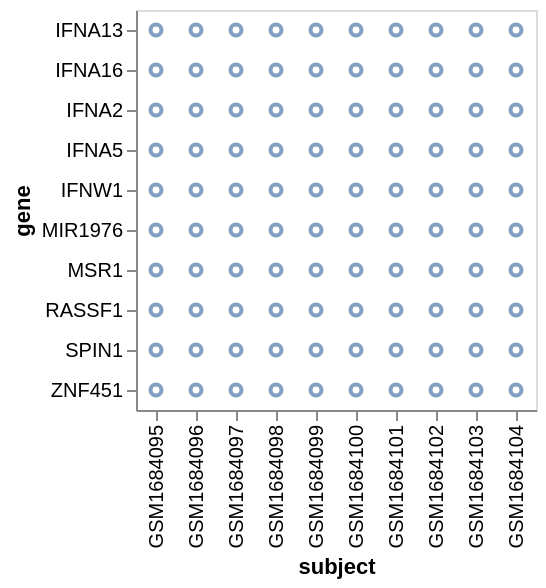

Notebook code for this chart:
### Markdown cell above
#### Codificando variables: Ejes X e Y

Ahora asignamos las columnas `subject` al eje X y `gene` al eje Y. El `:N` indica que son variables nominales (categóricas), lo que asegura que se traten como etiquetas discretas.

### Code cell
chart.mark_point().encode(
    alt.X('subject:N'),
    alt.Y('gene:N')
)

### Figure 1 — Vega-Lite specification as saved in the notebook (floating-point values rounded to 4 significant figures)
{"config": {"view": {"continuousWidth": 300, "continuousHeight": 300}}, "data": {"name": "data-5cd6747e846a5284609978f329e272dd"}, "mark": {"type": "point"}, "encoding": {"x": {"field": "subject", "type": "nominal"}, "y": {"field": "gene", "type": "nominal"}}, "$schema": "https://vega.github.io/schema/vega-lite/v5.20.1.json", "datasets": {"data-5cd6747e846a5284609978f329e272dd": [{"subject": "GSM1684095", "treatment": "control", "gene": "IFNA5", "expression": 83.13}, {"subject": "GSM1684095", "treatment": "control", "gene": "MSR1", "expression": 107.0}, {"subject": "GSM1684095", "treatment": "control", "gene": "IFNW1", "expression": 95.4}, {"subject": "GSM1684095", "treatment": "control", "gene": "RASSF1", "expression": 353.0}, {"subject": "GSM1684095", "treatment": "control", "gene": "IFNA16", "expression": 189.9}, {"subject": "GSM1684095", "treatment": "control", "gene": "ZNF451", "expression": 569.3}, {"subject": "GSM1684095", "treatment": "control", "gene": "SPIN1", "expression": 120.8}, {"subject": "GSM1684095", "treatment": "control", "gene": "IFNA2", "expression": 195.2}, {"subject": "GSM1684095", "treatment": "control", "gene": "IFNA13", "expression": 107.2}, {"subject": "GSM1684095", "treatment": "control", "gene": "MIR1976", "expression": 104.0}, {"subject": "GSM1684096", "treatment": "influenza", "gene": "MIR1976", "expression": 106.3}, {"subject": "GSM1684096", "treatment": "influenza", "gene": "IFNA13", "expression": 18970.0}, {"subject": "GSM1684096", "treatment": "influenza", "gene": "ZNF451", "expression": 432.3}, {"subject": "GSM1684096", "treatment": "influenza", "gene": "IFNA5", "expression": 10100.0}, {"subject": "GSM1684096", "treatment": "influenza", "gene": "IFNA16", "expression": 23060.0}, {"subject": "GSM1684096", "treatment": "influenza", "gene": "IFNW1", "expression": 8666.0}, {"subject": "GSM1684096", "treatment": "influenza", "gene": "SPIN1", "expression": 107.9}, {"subject": "GSM1684096", "treatment": "influenza", "gene": "MSR1", "expression": 108.8}, {"subject": "GSM1684096", "treatment": "influenza", "gene": "IFNA2", "expression": 24030.0}, {"subject": "GSM1684096", "treatment": "influenza", "gene": "RASSF1", "expression": 353.4}, {"subject": "GSM1684097", "treatment": "control", "gene": "IFNA16", "expression": 170.3}, {"subject": "GSM1684097", "treatment": "control", "gene": "SPIN1", "expression": 126.9}, {"subject": "GSM1684097", "treatment": "control", "gene": "MSR1", "expression": 94.98}, {"subject": "GSM1684097", "treatment": "control", "gene": "ZNF451", "expression": 304.2}, {"subject": "GSM1684097", "treatment": "control", "gene": "RASSF1", "expression": 308.1}, {"subject": "GSM1684097", "treatment": "control", "gene": "IFNA13", "expression": 128.0}, {"subject": "GSM1684097", "treatment": "control", "gene": "IFNA2", "expression": 128.8}, {"subject": "GSM1684097", "treatment": "control", "gene": "MIR1976", "expression": 82.85}, {"subject": "GSM1684097", "treatment": "control", "gene": "IFNA5", "expression": 97.8}, {"subject": "GSM1684097", "treatment": "control", "gene": "IFNW1", "expression": 96.97}, {"subject": "GSM1684098", "treatment": "influenza", "gene": "RASSF1", "expression": 267.4}, {"subject": "GSM1684098", "treatment": "influenza", "gene": "IFNA13", "expression": 15650.0}, {"subject": "GSM1684098", "treatment": "influenza", "gene": "MSR1", "expression": 125.9}, {"subject": "GSM1684098", "treatment": "influenza", "gene": "IFNW1", "expression": 6903.0}, {"subject": "GSM1684098", "treatment": "influenza", "gene": "IFNA16", "expression": 21250.0}, {"subject": "GSM1684098", "treatment": "influenza", "gene": "ZNF451", "expression": 320.3}, {"subject": "GSM1684098", "treatment": "influenza", "gene": "SPIN1", "expression": 123.6}, {"subject": "GSM1684098", "treatment": "influenza", "gene": "MIR1976", "expression": 108.9}, {"subject": "GSM1684098", "treatment": "influenza", "gene": "IFNA5", "expression": 8181.0}, {"subject": "GSM1684098", "treatment": "influenza", "gene": "IFNA2", "expression": 23060.0}, {"subject": "GSM1684099", "treatment": "control", "gene": "IFNW1", "expression": 94.48}, {"subject": "GSM1684099", "treatment": "control", "gene": "IFNA5", "expression": 81.71}, {"subject": "GSM1684099", "treatment": "control", "gene": "RASSF1", "expression": 308.7}, {"subject": "GSM1684099", "treatment": "control", "gene": "IFNA16", "expression": 101.2}, {"subject": "GSM1684099", "treatment": "control", "gene": "ZNF451", "expression": 271.0}, {"subject": "GSM1684099", "treatment": "control", "gene": "MSR1", "expression": 104.6}, {"subject": "GSM1684099", "treatment": "control", "gene": "IFNA13", "expression": 103.5}, {"subject": "GSM1684099", "treatment": "control", "gene": "MIR1976", "expression": 91.37}, {"subject": "GSM1684099", "treatment": "control", "gene": "IFNA2", "expression": 100.7}, {"subject": "GSM1684099", "treatment": "control", "gene": "SPIN1", "expression": 104.2}, {"subject": "GSM1684100", "treatment": "influenza", "gene": "IFNW1", "expression": 5664.0}, {"subject": "GSM1684100", "treatment": "influenza", "gene": "IFNA13", "expression": 16990.0}, {"subject": "GSM1684100", "treatment": "influenza", "gene": "RASSF1", "expression": 244.8}, {"subject": "GSM1684100", "treatment": "influenza", "gene": "IFNA2", "expression": 19280.0}, {"subject": "GSM1684100", "treatment": "influenza", "gene": "IFNA5", "expression": 7055.0}, {"subject": "GSM1684100", "treatment": "influenza", "gene": "MIR1976", "expression": 85.88}, {"subject": "GSM1684100", "treatment": "influenza", "gene": "ZNF451", "expression": 300.7}, {"subject": "GSM1684100", "treatment": "influenza", "gene": "IFNA16", "expression": 20420.0}, {"subject": "GSM1684100", "treatment": "influenza", "gene": "SPIN1", "expression": 107.2}, {"subject": "GSM1684100", "treatment": "influenza", "gene": "MSR1", "expression": 96.97}, {"subject": "GSM1684101", "treatment": "control", "gene": "IFNA2", "expression": 123.6}, {"subject": "GSM1684101", "treatment": "control", "gene": "IFNA5", "expression": 102.4}, {"subject": "GSM1684101", "treatment": "control", "gene": "MSR1", "expression": 89.58}, {"subject": "GSM1684101", "treatment": "control", "gene": "SPIN1", "expression": 122.6}, {"subject": "GSM1684101", "treatment": "control", "gene": "IFNW1", "expression": 103.6}, {"subject": "GSM1684101", "treatment": "control", "gene": "RASSF1", "expression": 286.1}, {"subject": "GSM1684101", "treatment": "control", "gene": "ZNF451", "expression": 232.2}, {"subject": "GSM1684101", "treatment": "control", "gene": "IFNA16", "expression": 155.1}, {"subject": "GSM1684101", "treatment": "control", "gene": "MIR1976", "expression": 120.6}, {"subject": "GSM1684101", "treatment": "control", "gene": "IFNA13", "expression": 120.7}, {"subject": "GSM1684102", "treatment": "influenza", "gene": "IFNW1", "expression": 9199.0}, {"subject": "GSM1684102", "treatment": "influenza", "gene": "ZNF451", "expression": 294.7}, {"subject": "GSM1684102", "treatment": "influenza", "gene": "MIR1976", "expression": 86.59}, {"subject": "GSM1684102", "treatment": "influenza", "gene": "IFNA16", "expression": 17750.0}, {"subject": "GSM1684102", "treatment": "influenza", "gene": "MSR1", "expression": 97.09}, {"subject": "GSM1684102", "treatment": "influenza", "gene": "RASSF1", "expression": 386.8}, {"subject": "GSM1684102", "treatment": "influenza", "gene": "SPIN1", "expression": 117.9}, {"subject": "GSM1684102", "treatment": "influenza", "gene": "IFNA2", "expression": 20300.0}, {"subject": "GSM1684102", "treatment": "influenza", "gene": "IFNA13", "expression": 18600.0}, {"subject": "GSM1684102", "treatment": "influenza", "gene": "IFNA5", "expression": 15020.0}, {"subject": "GSM1684103", "treatment": "control", "gene": "IFNA5", "expression": 78.12}, {"subject": "GSM1684103", "treatment": "control", "gene": "RASSF1", "expression": 352.4}, {"subject": "GSM1684103", "treatment": "control", "gene": "IFNA16", "expression": 103.0}, {"subject": "GSM1684103", "treatment": "control", "gene": "ZNF451", "expression": 327.0}, {"subject": "GSM1684103", "treatment": "control", "gene": "MSR1", "expression": 119.7}, {"subject": "GSM1684103", "treatment": "control", "gene": "SPIN1", "expression": 116.0}, {"subject": "GSM1684103", "treatment": "control", "gene": "IFNA2", "expression": 111.6}, {"subject": "GSM1684103", "treatment": "control", "gene": "IFNA13", "expression": 98.34}, {"subject": "GSM1684103", "treatment": "control", "gene": "IFNW1", "expression": 89.26}, {"subject": "GSM1684103", "treatment": "control", "gene": "MIR1976", "expression": 103.2}, {"subject": "GSM1684104", "treatment": "influenza", "gene": "ZNF451", "expression": 287.4}, {"subject": "GSM1684104", "treatment": "influenza", "gene": "IFNW1", "expression": 7429.0}, {"subject": "GSM1684104", "treatment": "influenza", "gene": "RASSF1", "expression": 374.2}, {"subject": "GSM1684104", "treatment": "influenza", "gene": "IFNA16", "expression": 20580.0}, {"subject": "GSM1684104", "treatment": "influenza", "gene": "SPIN1", "expression": 134.8}, {"subject": "GSM1684104", "treatment": "influenza", "gene": "IFNA2", "expression": 19140.0}, {"subject": "GSM1684104", "treatment": "influenza", "gene": "IFNA13", "expression": 15400.0}, {"subject": "GSM1684104", "treatment": "influenza", "gene": "IFNA5", "expression": 9397.0}, {"subject": "GSM1684104", "treatment": "influenza", "gene": "MSR1", "expression": 89.71}, {"subject": "GSM1684104", "treatment": "influenza", "gene": "MIR1976", "expression": 112.0}]}}
